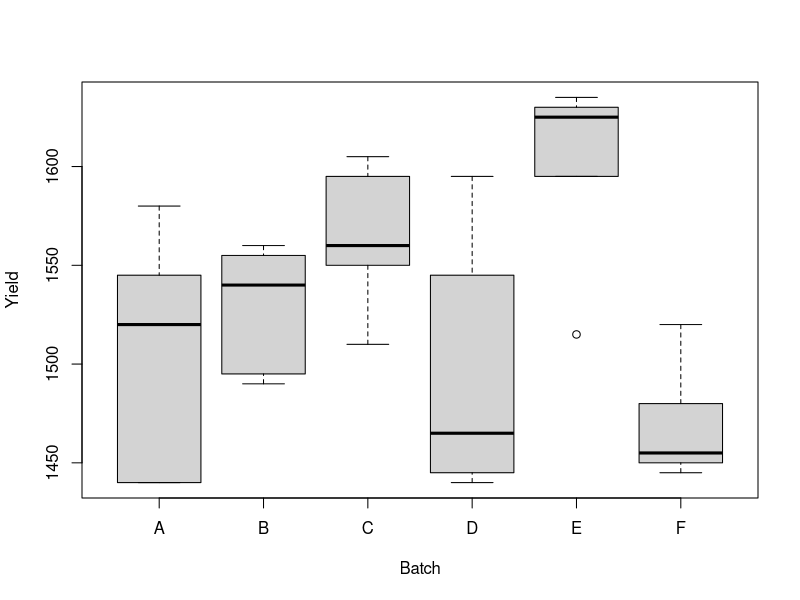
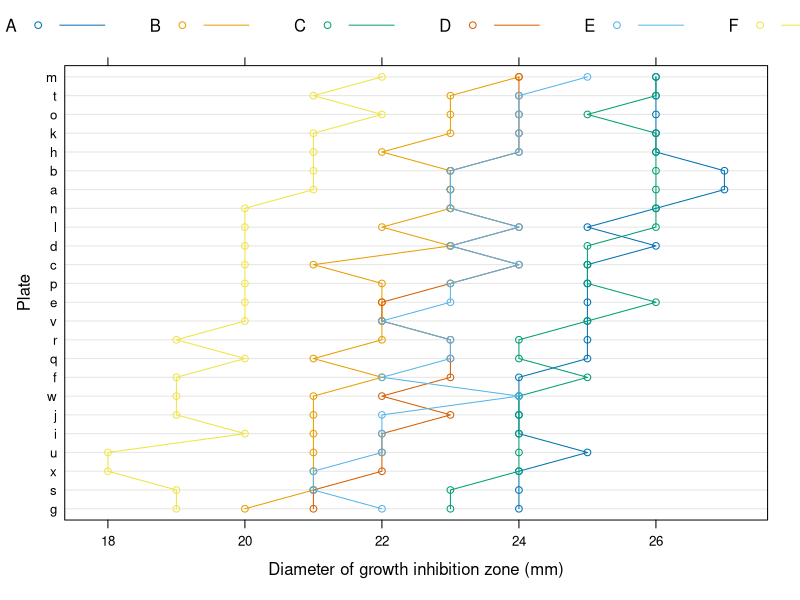
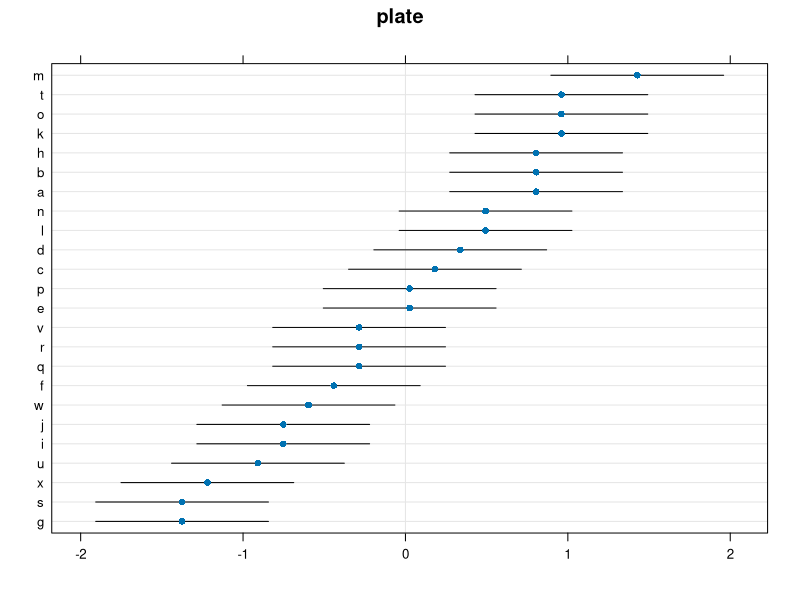
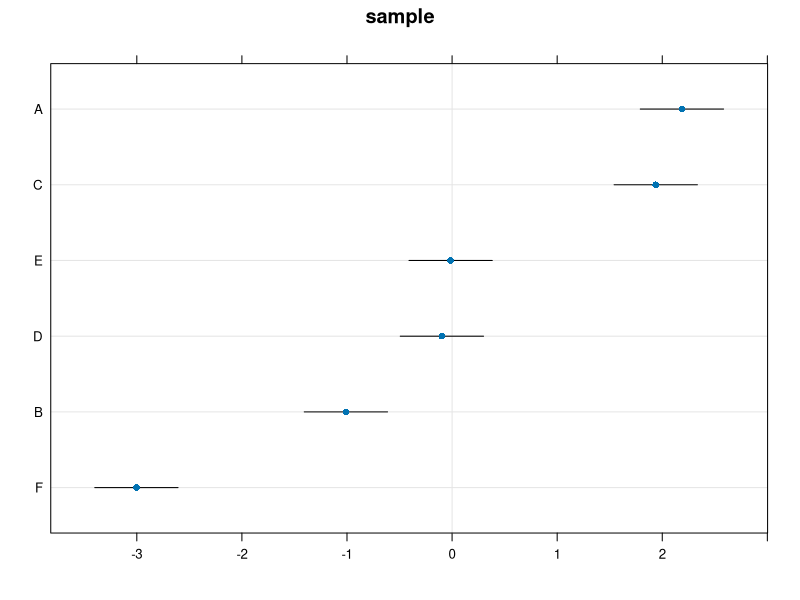
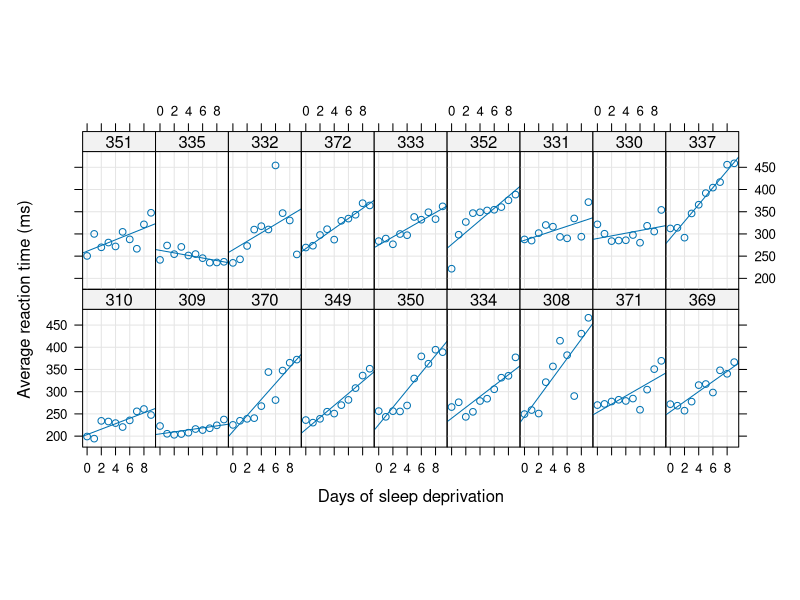
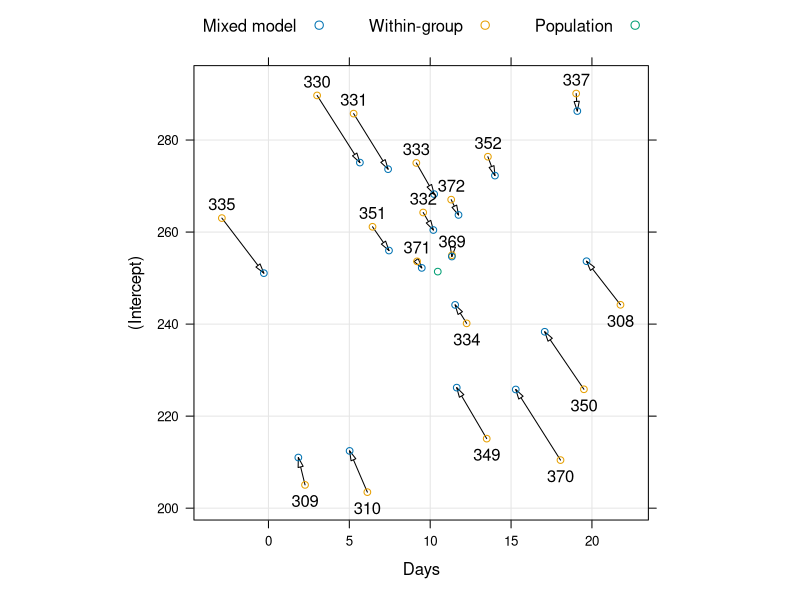
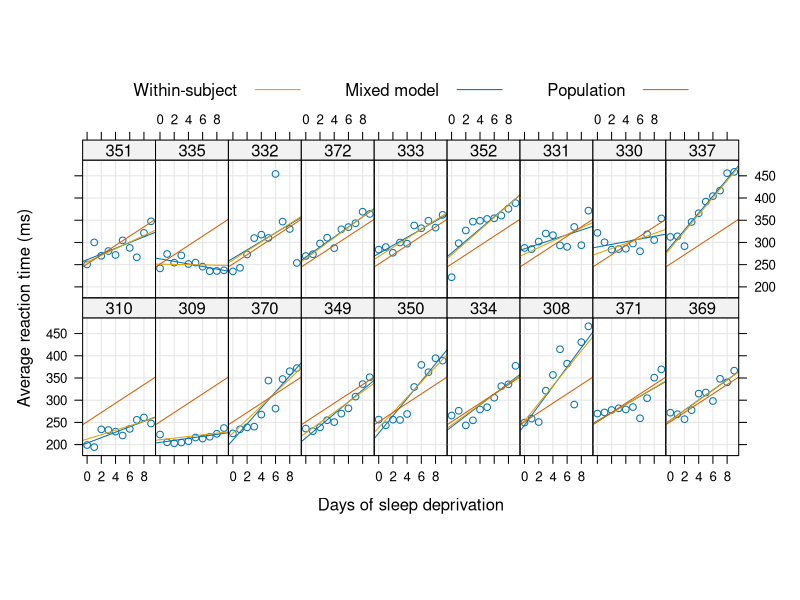

Reproduce these figures in R, in order.
## ---- chunk 1
n.groups <- 10
n.repeats <- 2
groups <- gl(n = n.groups, k = n.repeats) # create the group factor
n <- length(groups)
z0 <- rnorm(10,0,10) # generate group effects
z <- z0[as.numeric(groups)] # assign effect to group
epsilon <- rnorm(n,0,1) # generate measurement error
beta0 <- 2 # set global mean
y <- beta0 + z  + epsilon # generate synthetic sample
## ---- chunk 2
lm.5 <- lm(y~z)  # fit a linear model
library(lme4)
lme.5 <- lmer(y~1|z) # fit a mixed-model
## ---- chunk 3
summary.lm.5 <- summary(lm.5)
summary.lm.5
## ---- chunk 4
summary.lme.5 <- summary(lme.5)
summary.lme.5
## ---- chunk 5
data(Dyestuff, package='lme4')
attach(Dyestuff)
head(Dyestuff)
## ---- chunk 6
plot(Yield~Batch)
## ---- chunk 7
lme.1<- lmer( Yield ~ 1  | Batch  , Dyestuff )
summary(lme.1)
## ---- chunk 8
detach(Dyestuff)
## ---- chunk 9
head(Penicillin)
## ---- chunk 10
attach(Penicillin)
table(sample, plate) # how many observations per plate & type?
## ---- chunk 11
lattice::dotplot(reorder(plate, diameter) ~ diameter,data=Penicillin,
              groups = sample,
              ylab = "Plate", xlab = "Diameter of growth inhibition zone (mm)",
              type = c("p", "a"), auto.key = list(columns = 6, lines = TRUE))
## ---- chunk 12
lme.2 <- lmer ( diameter ~  1+ (1| plate ) + (1| sample ) , Penicillin )
fixef(lme.2) # Fixed effects
ranef(lme.2) # Random effects
## ---- chunk 13
random.effect.lme2 <- ranef(lme.2, condVar = TRUE) 
qrr2 <- lattice::dotplot(random.effect.lme2, strip = FALSE)
## ---- chunk 14
print(qrr2[[1]]) 
## ---- chunk 15
print(qrr2[[2]])  
## ---- chunk 16
data(sleepstudy)
lattice::xyplot(Reaction ~ Days | Subject, sleepstudy, aspect = "xy",
             layout = c(9,2), type = c("g", "p", "r"),
             index.cond = function(x,y) coef(lm(y ~ x))[1],
             xlab = "Days of sleep deprivation",
             ylab = "Average reaction time (ms)")
## ---- chunk 17
lme.3 <- lmer ( Reaction ~ Days + ( Days | Subject ) , data= sleepstudy )
## ---- chunk 18
fixef(lme.3)
## ---- chunk 19
ranef(lme.3)
## ---- chunk 20
library(lattice)
df <- coef(lmList(Reaction ~ Days | Subject, sleepstudy))
fclow <- subset(df, `(Intercept)` < 251)
fchigh <- subset(df, `(Intercept)` > 251)
cc1 <- as.data.frame(coef(lme.3)$Subject)
names(cc1) <- c("A", "B")
df <- cbind(df, cc1)
ff <- fixef(lme.3)
with(df,
     print(xyplot(`(Intercept)` ~ Days, aspect = 1,
                  x1 = B, y1 = A,
                  panel = function(x, y, x1, y1, subscripts, ...) {
                    panel.grid(h = -1, v = -1)
                    x1 <- x1[subscripts]
                    y1 <- y1[subscripts]
                    larrows(x, y, x1, y1, type = "closed", length = 0.1,
                            angle = 15, ...)
                    lpoints(x, y,
                            pch = trellis.par.get("superpose.symbol")$pch[2],
                            col = trellis.par.get("superpose.symbol")$col[2])
                    lpoints(x1, y1,
                            pch = trellis.par.get("superpose.symbol")$pch[1],
                            col = trellis.par.get("superpose.symbol")$col[1])
                    lpoints(ff[2], ff[1], 
                            pch = trellis.par.get("superpose.symbol")$pch[3],
                            col = trellis.par.get("superpose.symbol")$col[3])
                    ltext(fclow[,2], fclow[,1], row.names(fclow),
                          adj = c(0.5, 1.7))
                    ltext(fchigh[,2], fchigh[,1], row.names(fchigh),
                          adj = c(0.5, -0.6))
                  },
                  key = list(space = "top", columns = 3,
                             text = list(c("Mixed model", "Within-group", "Population")),
                             points = list(col = trellis.par.get("superpose.symbol")$col[1:3],
                                           pch = trellis.par.get("superpose.symbol")$pch[1:3]))
     )))

## ---- chunk 21
print(xyplot(Reaction ~ Days | Subject, sleepstudy, aspect = "xy",
             layout = c(9,2), type = c("g", "p", "r"),
             coef.list = df[,3:4],
             panel = function(..., coef.list) {
               panel.xyplot(...)
               panel.abline(as.numeric(coef.list[packet.number(),]),
                            col.line = trellis.par.get("superpose.line")$col[2],
                            lty = trellis.par.get("superpose.line")$lty[2]
               )
               panel.abline(fixef(lme.3),
                            col.line = trellis.par.get("superpose.line")$col[4],
                            lty = trellis.par.get("superpose.line")$lty[4]
               )
             },
             index.cond = function(x,y) coef(lm(y ~ x))[1],
             xlab = "Days of sleep deprivation",
             ylab = "Average reaction time (ms)",
             key = list(space = "top", columns = 3,
                        text = list(c("Within-subject", "Mixed model", "Population")),
                        lines = list(col = trellis.par.get("superpose.line")$col[c(2:1,4)],
                                     lty = trellis.par.get("superpose.line")$lty[c(2:1,4)]))))
## ---- chunk 22
detach(Penicillin)
